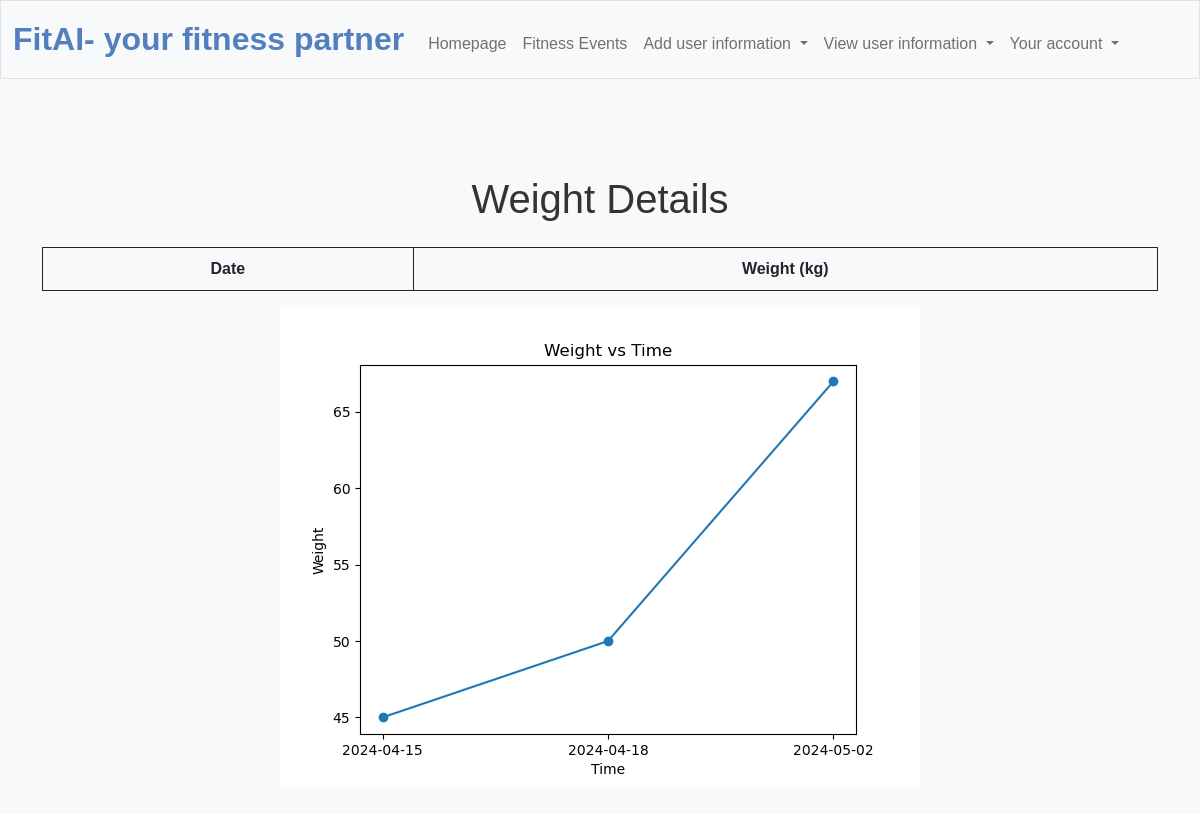
/view_weights (signed in), run on an earlier commit of the app's database.
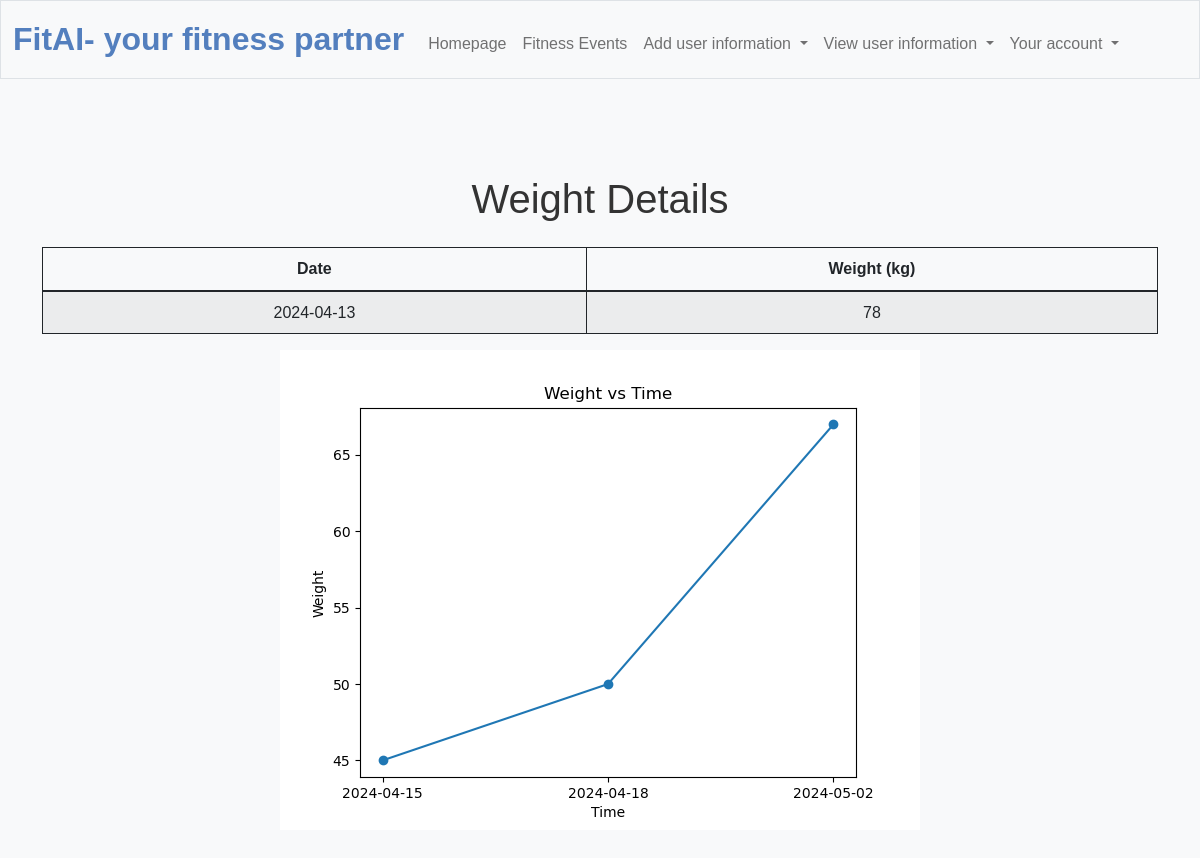
And on a later commit of the database.
### tables this page shows
CREATE TABLE weight_details (
    id INTEGER PRIMARY KEY AUTOINCREMENT,
    user_id INTEGER,
    weight DECIMAL(12,2),
    date_log TEXT,
    FOREIGN KEY (user_id) REFERENCES user(id)
);

### app.py (the view)
@app.route("/view_weights")
@login_required
def view_weights():
    weight_details = db.execute("SELECT * FROM weight_details WHERE user_id = ? ORDER BY date_log ASC", session["user_id"])
    x1 = list(db.execute("SELECT date_log FROM weight_details WHERE user_id = ? ORDER BY date_log ASC", session["user_id"]))
    y1 = list(db.execute("SELECT weight FROM weight_details WHERE user_id = ? ORDER BY date_log ASC", session["user_id"]))
    x1 = [date['date_log'] for date in x1]
    y1 = [cal['weight'] for cal in y1]
    print (x1)
    print (y1)
    plt.figure()
    plt.plot(x1, y1, marker='o', linestyle='-')  # 'o' marker for data points, '-' linestyle for lines
    plt.xlabel('Time')
    plt.ylabel('Weight')
    plt.title('Weight vs Time')
    current_directory = os.getcwd()
    plot_file_path = os.path.join(current_directory,"static",'plot_weight.png')
    file_path = plot_file_path  # Specify the path to your file
    if os.path.exists(file_path):
        os.remove(file_path)
        print(f"The file '{file_path}' has been deleted.")
    else:
        print(f"The file '{file_path}' does not exist.")
    plt.savefig(plot_file_path)
    return render_template("view_weights.html", weight_details=weight_details,plot_file_path=plot_file_path)

### app.py (called while the page is built)
@app.after_request
def after_request(response):
    response.headers["Cache-Control"] = "no-cache, no-store, must-revalidate"
    response.headers["Expires"] = 0
    response.headers["Pragma"] = "no-cache"
    return response

### helpers.py (called while the page is built)
def login_required(f):
    @wraps(f)
    def decorated_function(*args, **kwargs):
        if session.get("user_id") is None:
            return redirect("/login")
        return f(*args, **kwargs)
    return decorated_function

### templates/view_weights.html (shortened to what this page needs)
{% extends "layout.html" %}
{% block main %}
<div class="container mt-5">
    <h1 class="text-center mb-4">Weight Details</h1>
    <table class="table table-striped">
        <thead>
            <tr>
                <th>Date</th>
                <th>Weight (kg)</th>
            </tr>
        </thead>
        <tbody>
            {% for detail in weight_details %}
            <tr>
                <td>{{ detail.date_log }}</td>
                <td>{{ detail.weight }}</td>
            </tr>
            {% endfor %}
        </tbody>
    </table>
    <img src="{{ url_for('static', filename='plot_weight.png') }}" alt="Plot">
</div>
{% endblock %}

What changed in the data, as far as the page shows it:
added weight_details: date_log "2024-04-13", weight "78"
